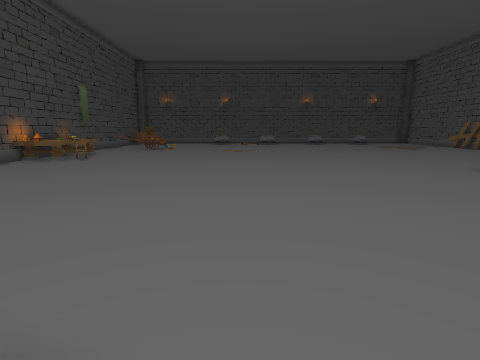
[1] (above)

18 first-person views from a walk through a 3-D level made in the Unity game engine. The camera is 1.4 m above the floor, tilts 10° down and sees 80° across. The floor is counted in squares, 1 m on a side. Each view is taken from the middle of a square. On the plan, view 1 faces up. The plan holds only what a view shows up to about 14 squares ahead; the rest is blank. The player character is not drawn. Some animated figures are left out.

[2]
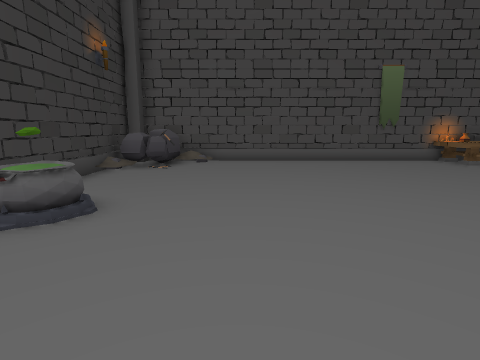

[3]
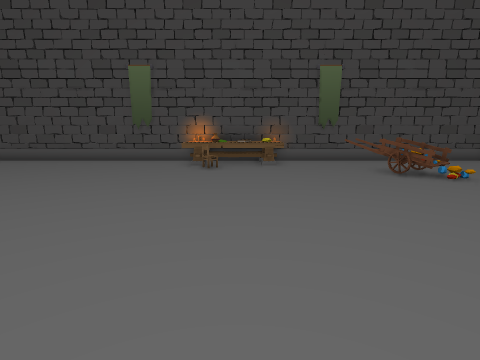

[4]
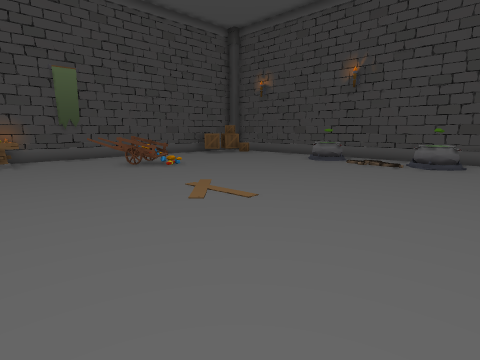

[5]
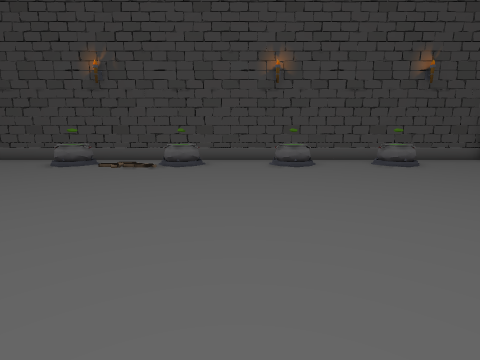

[6]
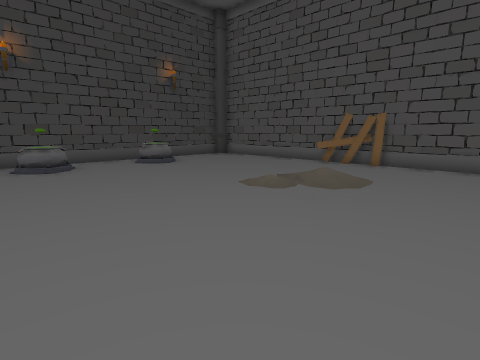

[7]
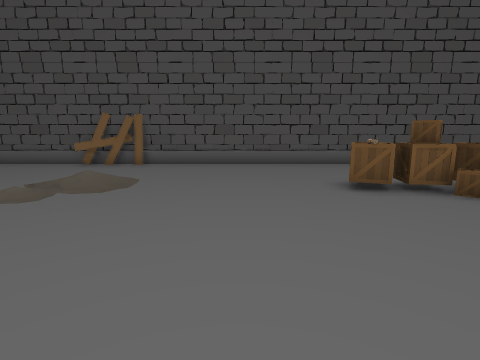

[8]
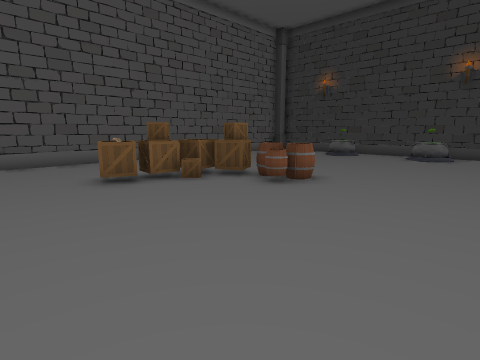

[9]
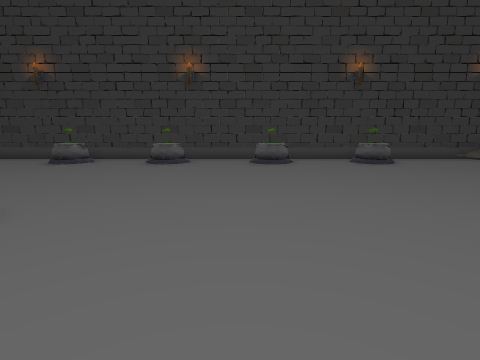

[10]
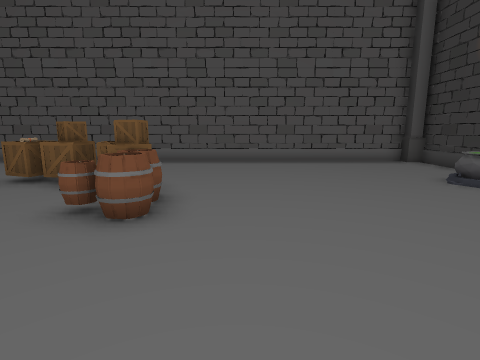

[11]
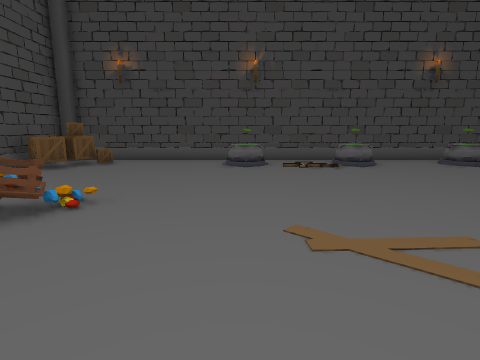

[12]
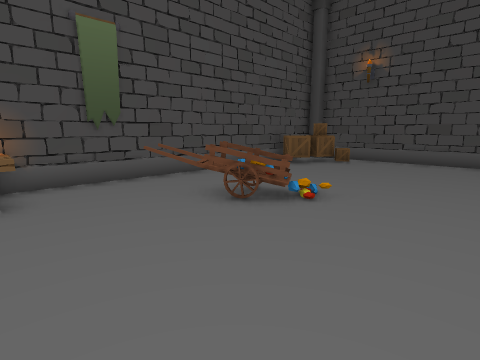

[13]
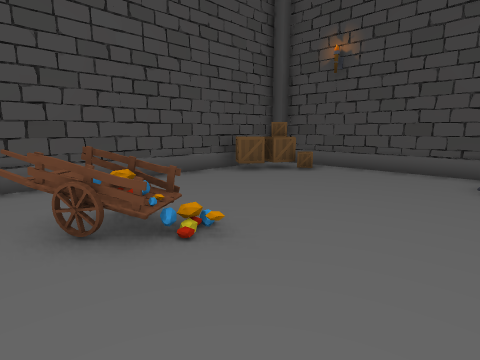

[14]
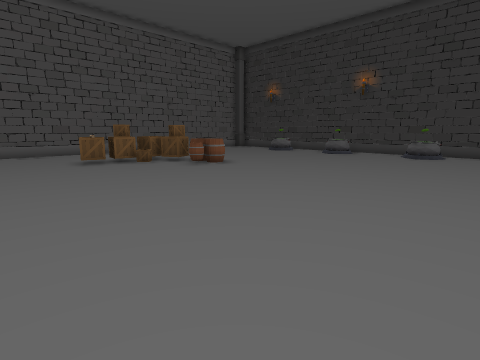

[15]
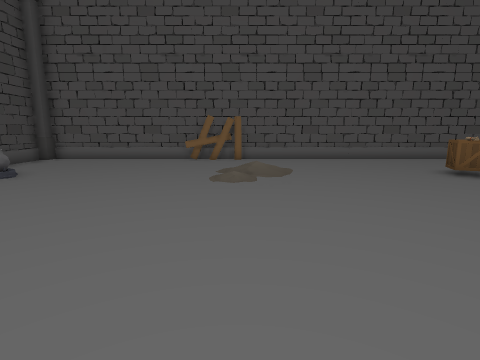

[16]
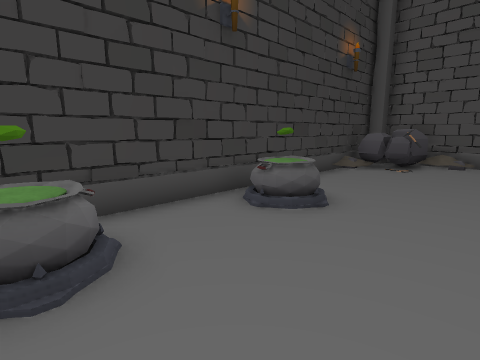

[17]
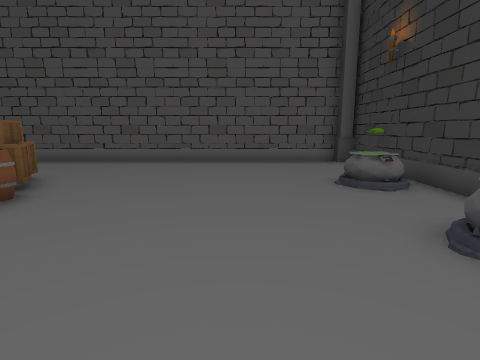

[18]
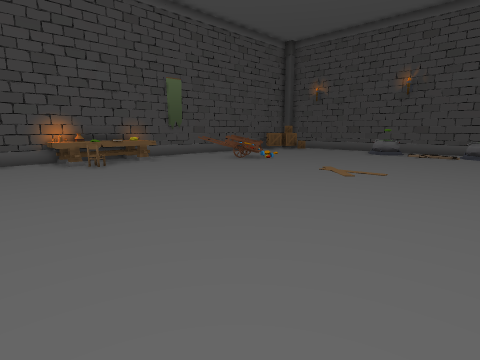

### Floor plan
Points are (right, up) in squares from view 1. A wall is a line through its corners. A room is listed if a view was taken in it or the views show most of it. See-through windows are left out.
Room 1 (views 1, 2, 3, 4, 5, 6, 7, 8, 9, 10, 11, 12, 13, 14, 15, 16, 17, 18)
walls: (-10.1, 12.6) (-10.1, -0.9) (16.6, -0.9); (16.8, 16.1) (16.8, 16.7); (16.5, 21.3) (16.5, 21.9); (17.2, 7.6) (17.2, 8.1); (17.2, 3.7) (17.2, 4.2); (16.8, -0.4) (16.8, 29); (-10.1, 29.2) (-10.1, 17.4); (16.4, 29.4) (-9.5, 29.4)
low walls: (16.6, 19.8) (16.6, 20.3); (16.6, 20.6) (16.6, 21.2); (16.3, 21.7) (16.3, 22.2)
objects: table (-10, 13) to (-8, 17); other object (-10, 14); column (-9, 0); rock (-9, 1); other object (-9, 15); box (-9, 26) to (-9, 27); box (-9, 28); rock (-8, 0); other object (-8, 1); chair (-8, 14); cart (-8, 19) to (-6, 21); box (-8, 28); pot (-2, 0) to (-1, 1); pot (-2, 27) to (-1, 28); other object (1, 27); pot (2, 0) to (3, 1); pot (2, 27) to (3, 28); other object (3, 1); pot (7, 0) to (8, 1); other object (7, 1); pot (7, 28) to (8, 28); barrel (8, 9) to (9, 9); barrel (9, 10); barrel (10, 9); box (10, 10); pot (11, 0) to (12, 1); box (11, 9) to (11, 10); box (11, 12); pot (11, 27) to (12, 28); box (12, 10); box (12, 11) to (12, 12); box (12, 13); other object (16, 22)

Where each view was taken, in squares from view 1:
view 1: 0 up, 0 right, facing up
view 2: 4 up, 3 right, facing left
view 3: 15 up, 3 right, facing left
view 4: 15 up, 5 right, facing up-left
view 5: 16 up, 5 right, facing up
view 6: 16 up, 5 right, facing up-right
view 7: 16 up, 5 right, facing right
view 8: 16 up, 4 right, facing down-right
view 9: 13 up, 4 right, facing down
view 10: 7 up, 4 right, facing right
view 11: 16 up, 2 left, facing up
view 12: 16 up, 2 left, facing up-left
view 13: 19 up, 2 left, facing up-left
view 14: 17 up, 1 left, facing down-right
view 15: 20 up, 3 right, facing right
view 16: 4 up, 3 right, facing down-left
view 17: 4 up, 4 right, facing right
view 18: 10 up, 4 right, facing up-left
